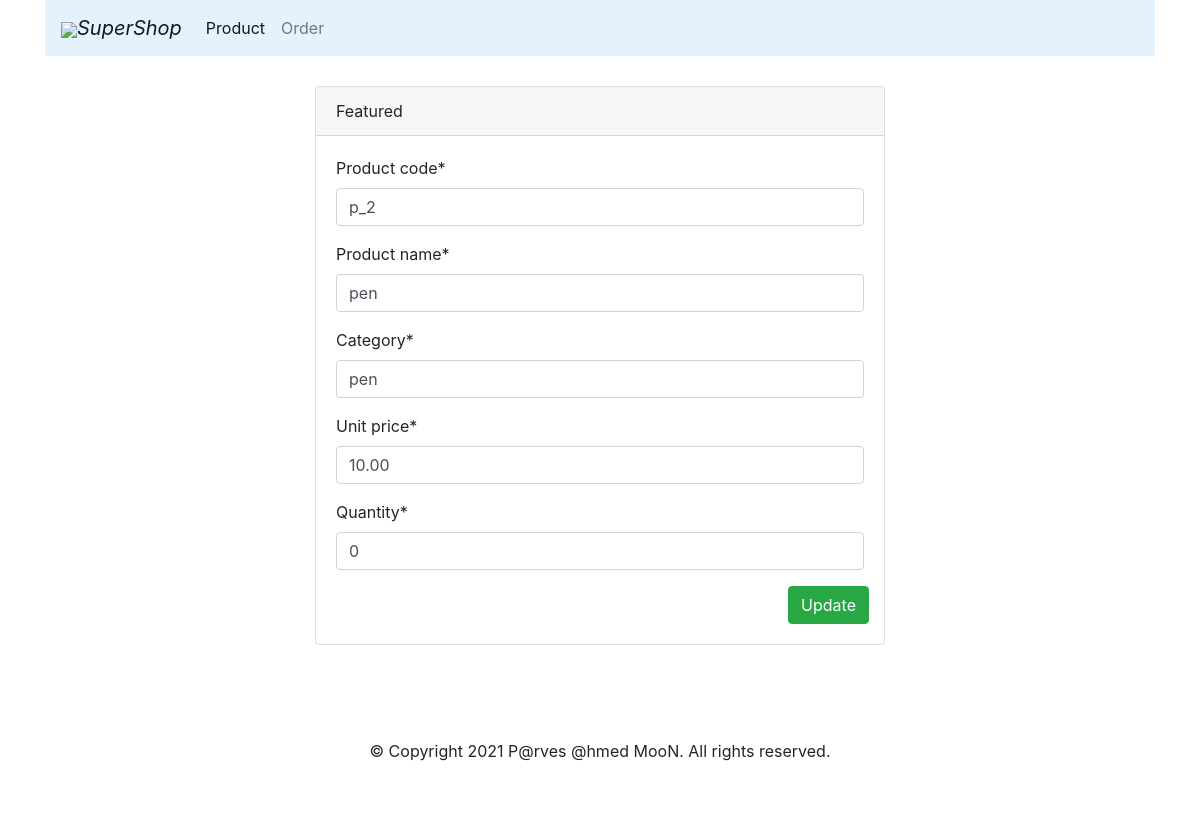
The app's page /product/product_update/2/ with its own data.
### products/models.py (models this page shows)
class Product(models.Model):
    product_code = models.CharField(max_length=10, unique=True)
    product_name = models.CharField(max_length=100, unique=True)
    category = models.CharField(max_length=100)
    unit_price = models.DecimalField(decimal_places=2, max_digits=10)
    quantity = models.IntegerField(default=1)
    created_at = models.DateTimeField(auto_now_add=True)
    updated_at = models.DateTimeField(auto_now=True)

### products/views.py (the view)
# urls.py: path('product/product_update/<int:id>/', views.product_update, name='product_update'),
def product_update(request, id=None):
    product = get_object_or_404(Product, pk=id)
    print(product)
    if request.method == 'POST':
        product_form = ProductForm(request.POST, instance=product)
        if product_form.is_valid():
            product_save = product_form.save()
            print('update', product_save.product_name)
            return HttpResponseRedirect(reverse('product_list'))
        return render(request, 'product/product_update.html', {'product_form': product_form})
    else:
        product_form = ProductForm(instance=product)
        return render(request, 'product/product_update.html', {'product_form': product_form})

### products/forms.py
class ProductForm(forms.ModelForm):
    class Meta:
        model = Product
        fields = '__all__'

### templates/product/product_update.html (shortened to what this page needs)
{% extends 'base.html' %}
{% load crispy_forms_tags %}
{% block content %}
    <div class="container col-md-6">
        <div class="card">
            <div class="card-header">
                Featured
            </div>
            <div class="card-body">
                <form id="form" method="POST">
                     {{ product_form|crispy }}
                    <div class="form-row float-right">
                        <button class="btn btn-success float-right" type="submit">Update</button>
                    </div>
                </form>
            </div>
        </div>
    </div><br>
{% endblock content %}

### records on screen
Product: product_code "p_2", product_name "pen", category "pen", unit_price "10.00", quantity "0"
